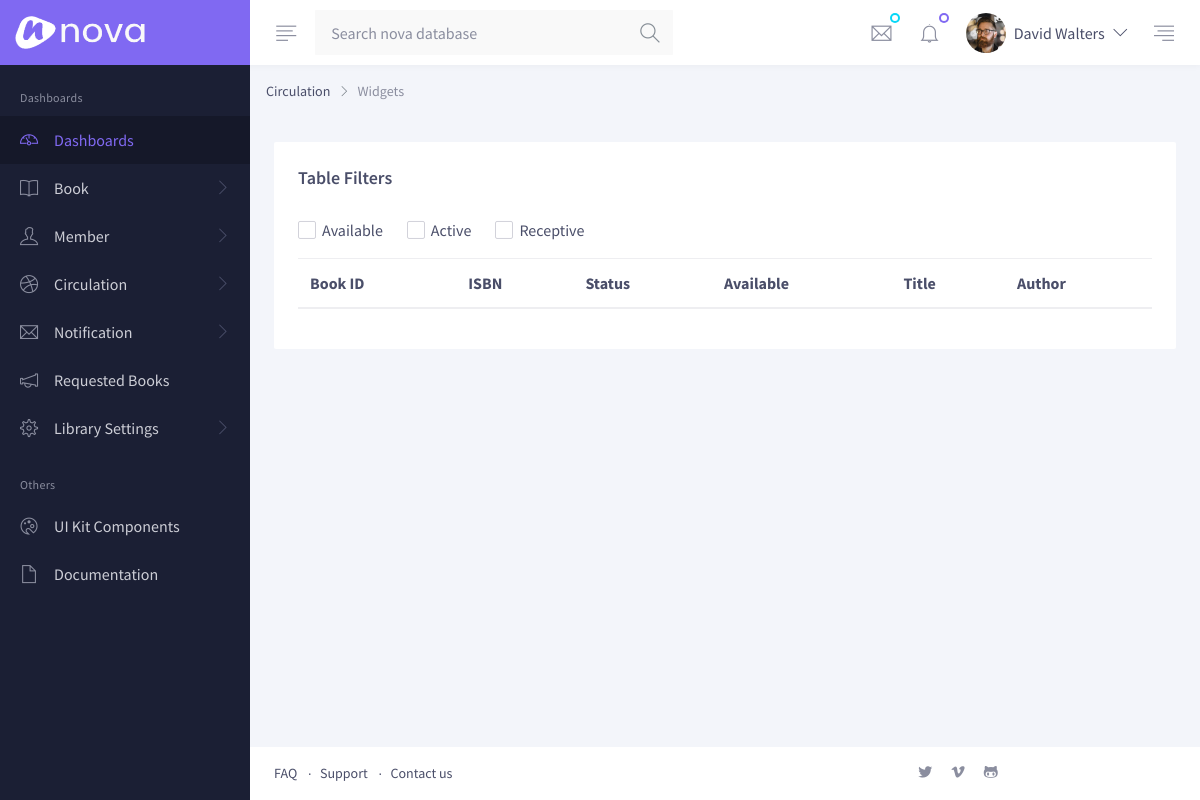
The page /books/ (signed in) on the database as committed earlier.
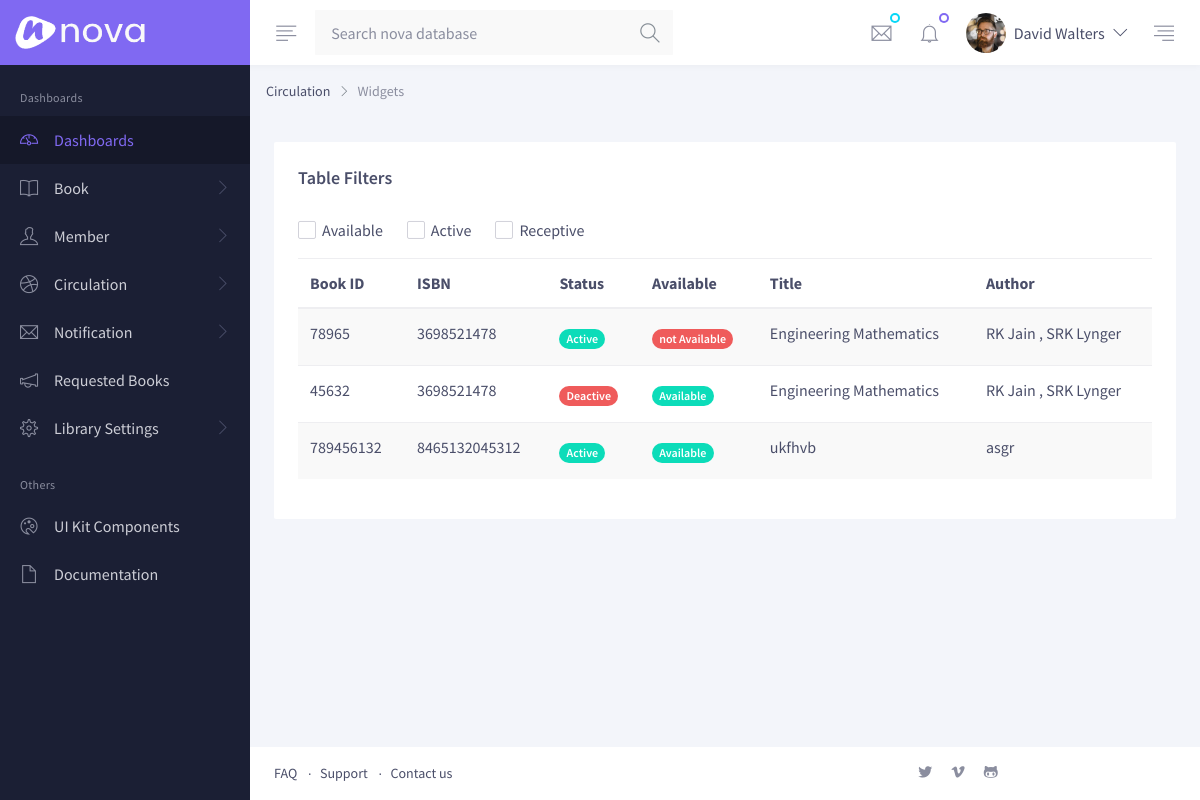
The same page on the database as committed later.
### LMS/models.py (models this page shows, shortened)
class Book(models.Model):
    id = models.PositiveIntegerField(primary_key=True)
    details = models.ForeignKey(ISBN,on_delete=models.CASCADE)
    active = models.BooleanField(default=True)
    is_issued = models.BooleanField(default=False)

class ISBN(models.Model):
    isbn = models.PositiveIntegerField(primary_key=True)
    author = models.CharField(max_length=30)
    title = models.CharField(max_length=100)
    category = models.CharField(max_length=30)
    publisher = models.CharField(max_length=30)
    price = models.PositiveIntegerField()
    def __str__(self):
        return str(self.isbn)

### LMS/views.py (the view)
# urls.py: path('books/',views.books,name='books'),
def books(request):
    user = auth.get_user(request)
    if not user.is_staff:
        return redirect_to_login(next=request.path)
    return render(request, 'book.html',context={'books':Book.objects.all()})

### LMS/templates/book.html (shortened to what this page needs)
{% extends 'base.html' %}
{% load static %}
{% block content %}
        <div class="py-4 px-3 px-md-4">
          <div class="card mb-3 mb-md-4">
            <div class="card-header">
              <h5 class="font-weight-semi-bold mb-0">Table Filters</h5>
            </div>
            <div class="card-body pt-0">
              <div class="row">
                  <div class="col-xl mb-3">
                    <div class="d-flex align-items-center flex-wrap pt-1">
                      <div class="form-check position-relative mb-2 mb-md-0 mr-4">
                        <label class="checkbox checkbox-xxs form-check-label ml-1" for="available" data-icon="">Available</label>
                      </div>
                      <div class="form-check position-relative mb-2 mb-md-0 mr-4">
                        <label class="checkbox checkbox-xxs form-check-label ml-1" for="active" data-icon="">Active</label>
                      </div>
                      <div class="form-check position-relative mb-2 mb-md-0">
                        <label class="checkbox checkbox-xxs form-check-label ml-1" for="receptive" data-icon="">Receptive</label>
                      </div>
                    </div>
                  </div>
                </div>
  <div class="table-responsive-xl">
    <table class="table table-striped table-hover">
      <thead>
        <tr>
          <th>Book ID</th>
          <th>ISBN</th>
          <th>Status</th>
          <th>Available</th>
          <th>Title</th>
          <th>Author</th>
        </tr>
      </thead>
      <tbody>
      {% for book in books %}
        <tr>
          <td>{{ book.id }}</td>
          <td>{{ book.details }}</td>
            {% if book.active %}
          <td class="py-3">
            <span class="badge badge-pill badge-success">Active</span>
          </td>
            {% else %}
            <td class="py-3">
            <span class="badge badge-pill badge-danger">Deactive</span>
          </td>
            {% endif %}
          {% if book.is_issued %}
          <td class="py-3">
            <span class="badge badge-pill badge-danger">not Available</span>
          </td>
            {% else %}
            <td class="py-3">
            <span class="badge badge-pill badge-success">Available</span>
          </td>
            {% endif %}
          <td>{{ book.details.title }}</td>
          <td>{{ book.details.author }}</td>
        </tr>
      {% endfor %}
      </tbody>
    </table>
              </div>
            </div>
          </div>
        </div>
{% endblock %}

### LMS/templates/base.html (shortened to what this page needs)
{% load static %}
<!DOCTYPE html>
<html lang="en">
  <head><meta http-equiv="Content-Type" content="text/html; charset=UTF-8" />
    <link href="{% static  'preview/nova-v1-0/assets/vendor/nova-icons/nova-icons.css' %}" rel="stylesheet">
    <link rel="stylesheet" href=" {% static 'preview/nova-v1-0/assets/vendor/animate-css/animate.min.css' %}">
    <link rel="stylesheet" href=" {% static 'preview/nova-v1-0/assets/vendor/malihu-custom-scrollbar-plugin/jquery.mCustomScrollbar.css' %}">
    <link rel="stylesheet" href=" {% static 'preview/nova-v1-0/assets/vendor/flatpickr/dist/flatpickr.min.css' %}">
    <link rel="stylesheet" href=" {% static 'preview/nova-v1-0/assets/vendor/select2/dist/css/select2.min.css' %}">
    <link rel="stylesheet" href=" {% static 'preview/nova-v1-0/assets/vendor/jquery-shorten/src/jquery.shorten.css' %}">
    <link rel="stylesheet" href=" {% static 'preview/nova-v1-0/assets/css/theme.css' %}">
  </head>
  <body class="has-sidebar has-fixed-sidebar-and-header">
    <header class="header header-light bg-white">
      <nav class="navbar flex-nowrap p-0">
        <div class="navbar-brand-wrapper col-auto">
          <a class="navbar-brand navbar-brand-desktop" href="{% url 'index' %}">
            <img class="side-nav-hide-on-closed" src=" {% static 'preview/nova-v1-0/assets/img/logo.png' %}" alt="Nova" style="width: 130px; height: 33px;">
          </a>
        </div>
        <div class="header-content col px-md-3 px-md-3">
          <div class="d-flex align-items-center">
            <a class="js-side-nav header-invoker mr-md-2" href="#"
               data-close-invoker="#sidebarClose"
               data-target="#sidebar"
               data-target-wrapper="body">
              <i class="nova-align-left"></i>
            </a>
            <div class="js-header-search position-relative"
                 data-search-target="#headerSearchResults"
                 data-search-mobile-invoker="#headerSearchMobileInvoker"
                 data-search-form="#headerSearchForm"
                 data-search-field="#headerSearchField"
                 data-search-clear="#headerSearchResultsClear">
              <form id="headerSearchForm" class="header-search input-group w-18_75rem w-md-22_5rem" action="#">
                <input id="headerSearchField" class="header-search-input form-control form-control-icon-text" type="text" placeholder="Search nova database">
                <div class="input-group-append focus-hide">
                  <i class="nova-search icon-text icon-text-lg"></i>
                </div>
              </form>
            </div>
            <div class="dropdown ml-auto">
              <a id="messagesInvoker" class="header-invoker" href="#" aria-controls="messages" aria-haspopup="true" aria-expanded="false"
                 data-unfold-event="click"
                 data-unfold-target="#messages"
                 data-unfold-type="css-animation"
                 data-unfold-duration="300"
                 data-unfold-animation-in="fadeIn"
                 data-unfold-animation-out="fadeOut">
                <span class="indicator indicator-bordered indicator-top-right indicator-secondary rounded-circle"></span>
                <i class="nova-email"></i>
              </a>
            </div>
            <div class="dropdown ml-2">
              <a id="notificationsInvoker" class="header-invoker" href="#" aria-controls="notifications" aria-haspopup="true" aria-expanded="false"
                 data-unfold-event="click"
                 data-unfold-target="#notifications"
                 data-unfold-type="css-animation"
                 data-unfold-duration="300"
                 data-unfold-animation-in="fadeIn"
                 data-unfold-animation-out="fadeOut">
                <span class="indicator indicator-bordered indicator-top-right indicator-primary rounded-circle"></span>
                <i class="nova-bell"></i>
              </a>
            </div>
            <div class="dropdown mx-3">
              <a id="profileMenuInvoker" class="header-complex-invoker" href="#" aria-controls="profileMenu" aria-haspopup="true" aria-expanded="false"
                 data-unfold-event="click"
                 data-unfold-target="#profileMenu"
                 data-unfold-type="css-animation"
                 data-unfold-duration="300"
                 data-unfold-animation-in="fadeIn"
                 data-unfold-animation-out="fadeOut">
                <img class="avatar rounded-circle mr-md-2" src=" {% static 'preview/nova-v1-0/assets/img/100x100/img9.jpg' %}" alt="Image description">
                <span class="d-none d-md-block">David Walters</span>
                <i class="nova-angle-down d-none d-md-block ml-2"></i>
              </a>
            </div>
            <a id="activityInvoker" class="header-invoker" href="#" aria-controls="activity" aria-haspopup="true" aria-expanded="false"
               data-unfold-event="click"
               data-unfold-target="#activity"
               data-unfold-type="css-animation"
               data-unfold-animation-in="fadeInRight"
               data-unfold-animation-out="fadeOutRight"
               data-unfold-duration="300">
              <i class="nova-align-right"></i>
            </a>
          </div>
        </div>
      </nav>
    </header>
    <main class="main">
      <aside id="sidebar" class="js-custom-scroll side-nav">
        <ul id="sideNav" class="side-nav-menu side-nav-menu-top-level mb-0">
          <li class="sidebar-heading h6">Dashboards</li>
          <li class="side-nav-menu-item active">
            <a class="side-nav-menu-link media align-items-center" href="{% url 'report' %}">
              <span class="side-nav-menu-icon d-flex mr-3">
                <i class="nova-dashboard"></i>
              </span>
              <span class="side-nav-fadeout-on-closed media-body">Dashboards</span>
            </a>
          </li>
          <li class="side-nav-menu-item side-nav-has-menu">
            <a class="side-nav-menu-link media align-items-center" href="#"
               data-target="#subMenuBook">
              <span class="side-nav-menu-icon d-flex mr-3">
                <i class="nova-book"></i>
              </span>
              <span class="side-nav-fadeout-on-closed media-body">Book</span>
              <span class="side-nav-control-icon d-flex">
                <i class="nova-angle-right side-nav-fadeout-on-closed"></i>
              </span>
            </a>
          </li>
          <li class="side-nav-menu-item side-nav-has-menu">
            <a class="side-nav-menu-link media align-items-center" href="#"
               data-target="#subMenuMember">
              <span class="side-nav-menu-icon d-flex mr-3">
                <i class="nova-user"></i>
              </span>
              <span class="side-nav-fadeout-on-closed media-body">Member</span>
              <span class="side-nav-control-icon d-flex">
                <i class="nova-angle-right  side-nav-fadeout-on-closed"></i>
              </span>
            </a>
          </li>
          <li class="side-nav-menu-item side-nav-has-menu">
            <a class="side-nav-menu-link media align-items-center" href="#"
               data-target="#subMenuCirculation">
              <span class="side-nav-menu-icon d-flex mr-3">
                <i class="nova-dribbble"></i>
              </span>
              <span class="side-nav-fadeout-on-closed media-body">Circulation</span>
              <span class="side-nav-control-icon d-flex">
                <i class="nova-angle-right side-nav-fadeout-on-closed"></i>
              </span>
            </a>
          </li>
          <li class="side-nav-menu-item side-nav-has-menu">
            <a class="side-nav-menu-link media align-items-center" href="#"
               data-target="#subMenuNotification">
              <span class="side-nav-menu-icon d-flex mr-3">
                <i class="nova-email"></i>
              </span>
              <span class="side-nav-fadeout-on-closed media-body">Notification</span>
              <span class="side-nav-control-icon d-flex">
                <i class="nova-angle-right side-nav-fadeout-on-closed"></i>
              </span>
            </a>
          </li>
          <li class="side-nav-menu-item">
            <a class="side-nav-menu-link media align-items-center" href="#">
              <span class="side-nav-menu-icon d-flex mr-3">
                <i class="nova-announcement"></i>
              </span>
              <span class="side-nav-fadeout-on-closed media-body">Requested Books</span>
            </a>
          </li>
          <li class="side-nav-menu-item side-nav-has-menu">
            <a class="side-nav-menu-link media align-items-center" href="#"
               data-target="#subMenuSettings">
              <span class="side-nav-menu-icon d-flex mr-3">
                <i class="nova-settings"></i>
              </span>
              <span class="side-nav-fadeout-on-closed media-body">Library Settings</span>
              <span class="side-nav-control-icon d-flex">
                <i class="nova-angle-right side-nav-fadeout-on-closed"></i>
              </span>
            </a>
          </li>
          <li class="sidebar-heading h6">Others</li>
          <li class="side-nav-menu-item">
            <a class="side-nav-menu-link media align-items-center" href="base.html">
              <span class="side-nav-menu-icon d-flex mr-3">
                <i class="nova-palette"></i>
              </span>
              <span class="side-nav-fadeout-on-closed media-body">UI Kit Components</span>
            </a>
          </li>
          <li class="side-nav-menu-item">
            <a class="side-nav-menu-link media align-items-center" href="base.html">
              <span class="side-nav-menu-icon d-flex mr-3">
                <i class="nova-file"></i>
              </span>
              <span class="side-nav-fadeout-on-closed media-body">Documentation</span>
            </a>
          </li>
        </ul>
      </aside>
      <div class="content">
<nav class="pl-3 pt-3 d-none d-md-block" aria-label="breadcrumb">
            <ol class="breadcrumb">
              <li class="breadcrumb-item">
                <a href="{% url 'circulation' %}">Circulation</a>
              </li>
              <li class="breadcrumb-item active" aria-current="page">Widgets</li>
            </ol>
          </nav>
          {% block content %}
            {% endblock %}
        <footer class="small bg-white p-3 px-md-4 mt-auto d-print-none">
          <div class="row justify-content-between">
            <div class="col-lg text-center text-lg-left mb-3 mb-lg-0">
              <ul class="list-dot list-inline mb-0">
                <li class="list-dot-item list-dot-item-not list-inline-item mr-lg-2"><a class="link-dark" href="#">FAQ</a></li>
                <li class="list-dot-item list-inline-item mr-lg-2"><a class="link-dark" href="#">Support</a></li>
                <li class="list-dot-item list-inline-item mr-lg-2"><a class="link-dark" href="#">Contact us</a></li>
              </ul>
            </div>
            <center class="col-lg text-center mb-3 mb-lg-0">
              <ul class="list-inline mb-0">
                <li class="list-inline-item mx-2"><a class="link-muted" href="#"><i class="nova-twitter-alt"></i></a></li>
                <li class="list-inline-item mx-2"><a class="link-muted" href="#"><i class="nova-vimeo-alt"></i></a></li>
                <li class="list-inline-item mx-2"><a class="link-muted" href="#"><i class="nova-github"></i></a></li>
              </ul>
            </center>
          </div>
        </footer>
      </div>
    </main>
  </body>
</html>

Rows that differ between the two databases and show on the page:
added Book: id "78965", details "3698521478", active "Active", is_issued "not Available", details "Engineering Mathematics", details.author "RK Jain , SRK Lynger"
added Book: id "45632", details "3698521478", active "Deactive", is_issued "Available", details "Engineering Mathematics", details.author "RK Jain , SRK Lynger"
added Book: id "789456132", details "8465132045312", active "Active", is_issued "Available", details "ukfhvb", details.author "asgr"
